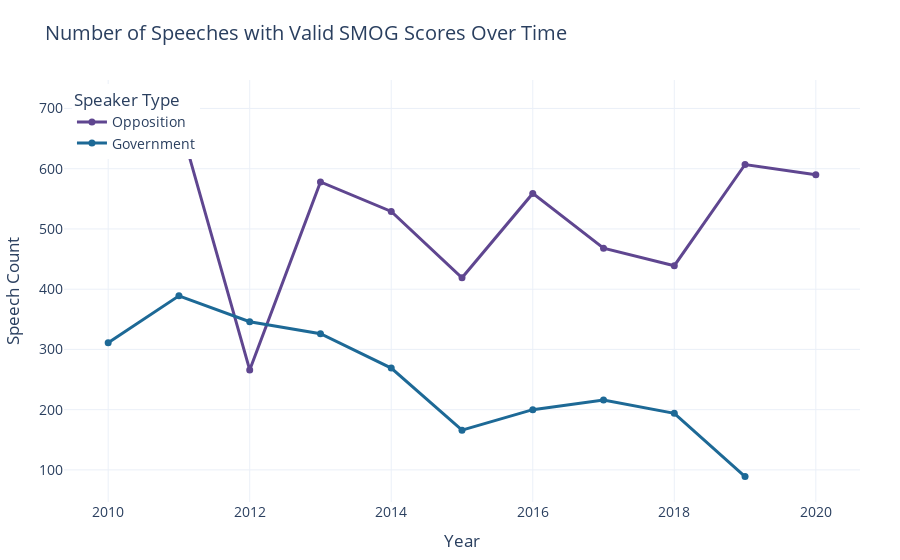

Write notebook code for a chart like this one.
### Code cell
# Build interactive line chart for speech count
fig = go.Figure()

for i, (label, group) in enumerate(speech_counts.groupby('is_government')):
    name = 'Government' if label == 1 else 'Opposition'
    fig.add_trace(go.Scatter(
        x=group['year'],
        y=group['speech_count'],
        mode='lines+markers',
        name=name,
        line=dict(width=3, color=colors[i]),
        marker=dict(size=7, color=colors[i])
    ))

# Apply layout and Prisma-friendly styling
fig.update_layout(
    title="Number of Speeches with Valid SMOG Scores Over Time",
    xaxis_title="Year",
    yaxis_title="Speech Count",
    template="plotly_white",
    legend=dict(title="Speaker Type", x=0.01, y=0.99),
    hovermode="x unified",
    font=dict(size=14),
    margin=dict(l=40, r=40, t=80, b=40)
)

fig.show()

### Figure 1 — Plotly figure (JSON) as saved in the notebook; plotly's stock layout.template omitted (floating-point values rounded to 4 significant figures)
{"data": [{"line": {"color": "rgb(95, 70, 144)", "width": 3}, "marker": {"color": "rgb(95, 70, 144)", "size": 7}, "mode": "lines+markers", "name": "Opposition", "type": "scatter", "x": [2010, 2011, 2012, 2013, 2014, 2015, 2016, 2017, 2018, 2019, 2020], "y": [705, 681, 266, 578, 529, 419, 559, 468, 439, 607, 590]}, {"line": {"color": "rgb(29, 105, 150)", "width": 3}, "marker": {"color": "rgb(29, 105, 150)", "size": 7}, "mode": "lines+markers", "name": "Government", "type": "scatter", "x": [2010, 2011, 2012, 2013, 2014, 2015, 2016, 2017, 2018, 2019], "y": [311, 389, 346, 326, 269, 166, 200, 216, 194, 89]}], "layout": {"font": {"size": 14}, "hovermode": "x unified", "legend": {"title": {"text": "Speaker Type"}, "x": 0.01, "y": 0.99}, "margin": {"b": 40, "l": 40, "r": 40, "t": 80}, "title": {"text": "Number of Speeches with Valid SMOG Scores Over Time"}, "xaxis": {"title": {"text": "Year"}}, "yaxis": {"title": {"text": "Speech Count"}}}}
